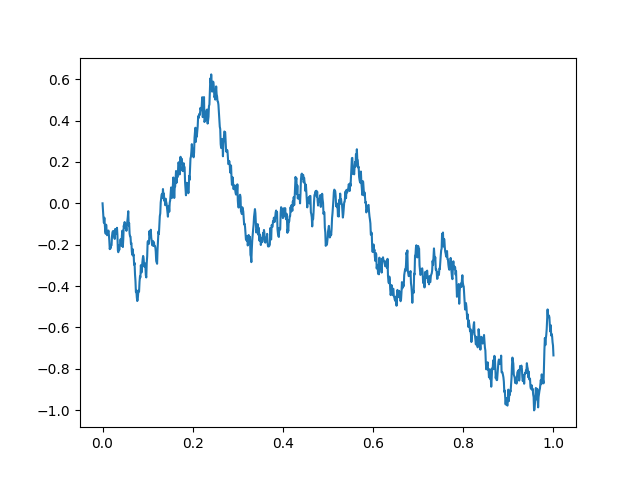

Write the Python code that produced this figure.
import numpy as np
import matplotlib.pyplot as plt
import os
T=1
N=1000
dt = T/N

rng = np.random.default_rng(seed=40)

W=np.zeros(N+1)
t=np.zeros(N+1)
for i in range(N):
    x = rng.standard_normal()
    W[i+1]=W[i]+np.sqrt(dt)*x
    t[i+1]=t[i]+dt 

script_dir  = os.path.dirname(os.path.abspath(__file__))
filename    = os.path.join(script_dir,"brownian_motion.png")
plt.plot(t,W)
plt.savefig(filename)
